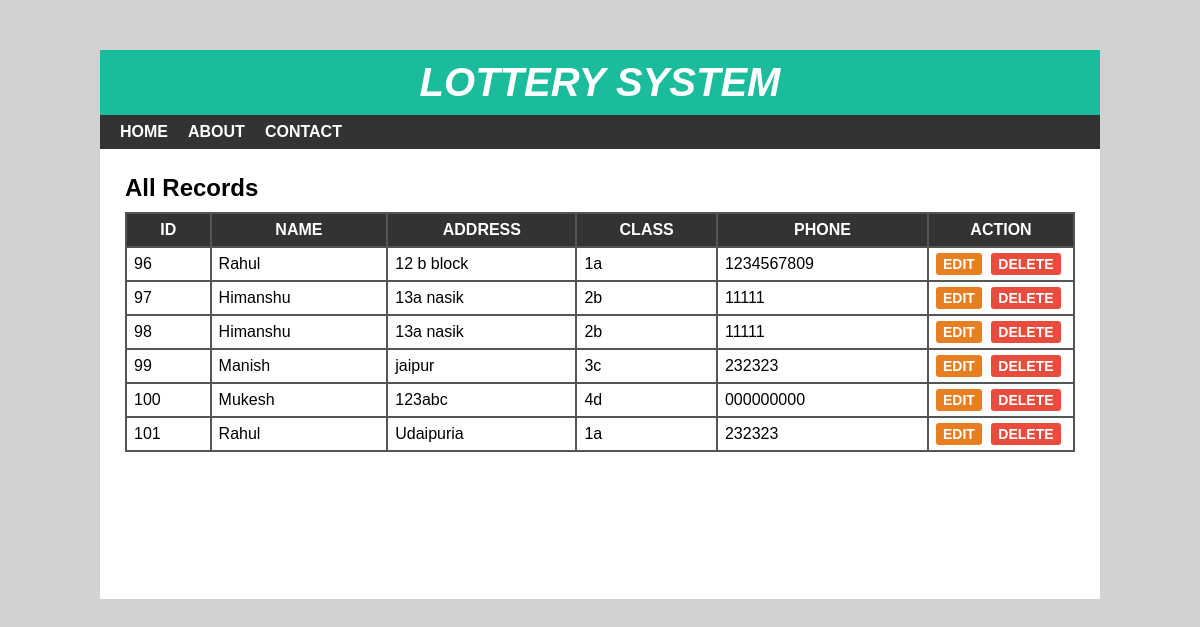
The page /view.php on the database its author committed.
### tables this page shows
CREATE TABLE `lottery_user` (
  `sid` int(10) NOT NULL,
  `sname` varchar(30) NOT NULL,
  `saddress` varchar(100) DEFAULT NULL,
  `slottery_number` int(100) NOT NULL,
  `sphone` varchar(10) NOT NULL
);

CREATE TABLE `lottery_no` (
  `cid` int(11) NOT NULL,
  `cname` varchar(50) NOT NULL
);

### view.php (the view, shortened to what this page needs)
<?php
include 'header.php';
?>
<div id="main-content">
    <h2>All Records</h2>
    <?php
      $conn= mysqli_connect("localhost","root","","winner") or die("connection fild");
      $sql="SELECT * FROM lottery_user JOIN lottery_no WHERE lottery_user.slottery_number = lottery_no.cid";
      $result = mysqli_query($conn, $sql) or die ("unsussefull query.");
      if(mysqli_num_rows($result) > 0) {
    ?>
    <table cellpadding="7px">
        <thead>
        <th>Id</th>
        <th>Name</th>
        <th>Address</th>
        <th>Class</th>
        <th>Phone</th>
        <th>Action</th>
        </thead>
        <tbody>
            <?php
            while($row = mysqli_fetch_assoc($result)) {
            ?>
            <tr>
                <td><?php echo $row ['sid'];?></td>
                <td><?php echo $row ['sname'];?></td>
                <td><?php echo $row ['saddress'];?></td>
                <td><?php echo $row ['cname'];?></td>
                <td><?php echo $row ['sphone'];?></td>
                <td>
                    <a href='edit.php?id=<?php echo $row ['sid'];?>'>Edit</a>
                    <a href='delete-inline.php?id=<?php echo $row ['sid'];?>'>Delete</a>
                </td>
            </tr>
            <?php } ?>
        </tbody>
    </table>
    <?php }  else{ echo "<h2>nul connection</h2>";
        }
         ?>
</div>
</div>
</body>
</html>

### header.php (shortened to what this page needs)
<!DOCTYPE html>
<html lang="en">
<head>
  <link rel="stylesheet" href="css/style.css">
</head>
<body>
    <div id="wrapper">
        <div id="header">
            <h1>Lottery system</h1>
        </div>
        <div id="menu">
            <ul>
                <li>
                    <a href="index.php">Home</a>
                </li>
                <li>
                    <a href="about.php">about</a>
                </li>
                <li>
                    <a href="contact.php">contact</a>
                </li>
            </ul>
        </div>

### style.css (style rules this page uses)
body { font:16px arial; margin: 0; padding: 0; background: #d1d1d1; }
#wrapper { width: 1000px; margin: 50px auto 0; background-color: #fff; }
#header { text-align: center; background-color: #1abc9c; padding: 10px; }
#header h1 { color: #fff; font-size: 40px; font-style: italic; font-weight: 700; text-transform: uppercase; margin: 0; }
#menu { background-color: #333; }
#menu ul { font-size: 0; padding: 0 10px; margin: 0; list-style: none; }
#menu ul li { display: inline-block; }
#menu ul li a { color: #fff; font-size: 16px; font-weight: 600; padding: 8px 10px; display: block; text-decoration: none; text-transform: uppercase; transition: all 0.3s ease; }
#main-content { padding: 25px; min-height: 400px; }
#main-content h2 { margin: 0 0 10px; text-transform: capitalize; }
#main-content table { width: 100%; background-color: #555; margin: 0 0 20px; }
#main-content table th { color: #fff; background-color: #333; text-transform: uppercase; }
#main-content table th:last-child { width: 130px; }
#main-content table td { background-color: #fff; }
#main-content table td a { font-size: 14px; font-weight: 600; text-transform: uppercase; padding: 3px 7px; color: #fff; background-color: #e67e22; text-decoration: none; border-radius: 3px; }
#main-content table td a:nth-child(2) { background-color: #e74c3c; margin: 0 0 0 5px; }

### rows shown on the page
lottery_user: sid "96", sname "Rahul", saddress "12 b block", lottery_no.cname "1a", sphone "1234567809"
lottery_user: sid "97", sname "Himanshu", saddress "13a nasik", lottery_no.cname "2b", sphone "11111"
lottery_user: sid "98", sname "Himanshu", saddress "13a nasik", lottery_no.cname "2b", sphone "11111"
lottery_user: sid "99", sname "Manish", saddress "jaipur", lottery_no.cname "3c", sphone "232323"
lottery_user: sid "100", sname "Mukesh", saddress "123abc", lottery_no.cname "4d", sphone "000000000"
lottery_user: sid "101", sname "Rahul", saddress "Udaipuria", lottery_no.cname "1a", sphone "232323"
